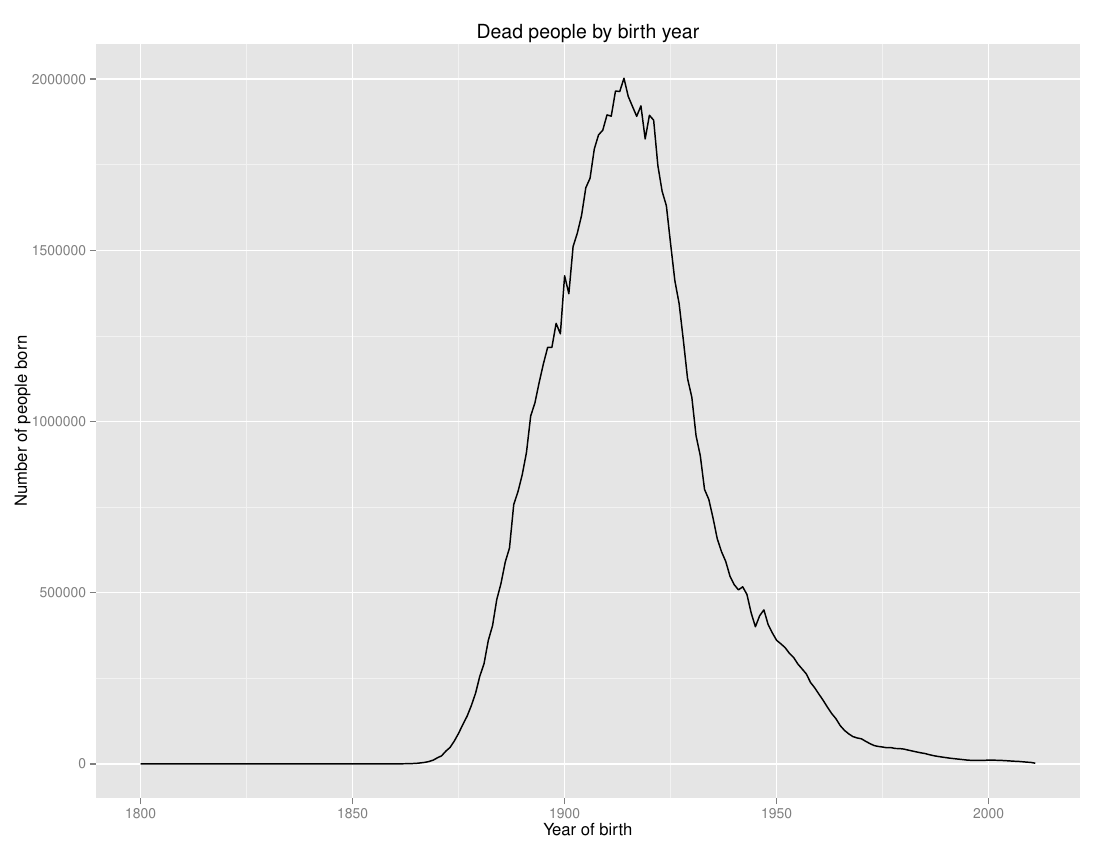

The script that saved this image:
#!/usr/bin/env Rscript
library(ggplot2)
library(reshape2)
library(scales)

merry.raw <- na.omit(read.csv('merry.csv'))
merry.nonzero <- merry.raw[merry.raw$merry.raw,]

merry <- dcast(merry.raw, year ~ merry)
merry[is.na(merry[,'TRUE']),'TRUE'] <- 0
merry$total <- merry[,'TRUE'] + merry[,'FALSE']

merry$p <- merry[,'TRUE'] / merry$total
merry$se <- sqrt(merry$p * (1-merry$p) / merry$total)

p.merry <- ggplot(merry) + aes(x = year, y = p) + geom_line() +
  geom_vline(xintercept = 1949, color = 'red') +
  scale_x_continuous('Year of birth') +
  scale_y_continuous('Proportion named "Merry"', labels = percent) +
  labs(title = 'When was the name "Merry" popular?\nBased on dead people from the Social Security Death Master File')

p.merry.error <- p.merry +
  geom_errorbar(aes(ymin = p + qnorm(0.25) * se, ymax = p + qnorm(0.975) * se))

merry$low.estimate <- sapply(merry$p + qnorm(0.05) * merry$se, function(v) {max(0, v)})
p.merry.low <- ggplot(merry) + aes(x = year, y = low.estimate) + geom_line() +
  geom_vline(xintercept = 1949, color = 'red') +
  scale_x_continuous('Year of birth') +
  scale_y_continuous('Low estimate of proportion of people named "Merry"\n(single-tailed normal 95% confidence interval imagining a superpopulation)', labels = percent) +
  labs(title = 'When was the name "Merry" popular?\nBased on dead people from the Social Security Death Master File')

p.all <- ggplot(merry) + aes(x = year, y = total) + geom_line() +
  scale_x_continuous('Year of birth') +
  scale_y_continuous('Number of people born') +
  labs(title = 'Dead people by birth year')

pdf('merry.pdf', width = 11, height = 8.5)
print(p.all)
print(p.merry)
print(p.merry.low)
dev.off()
